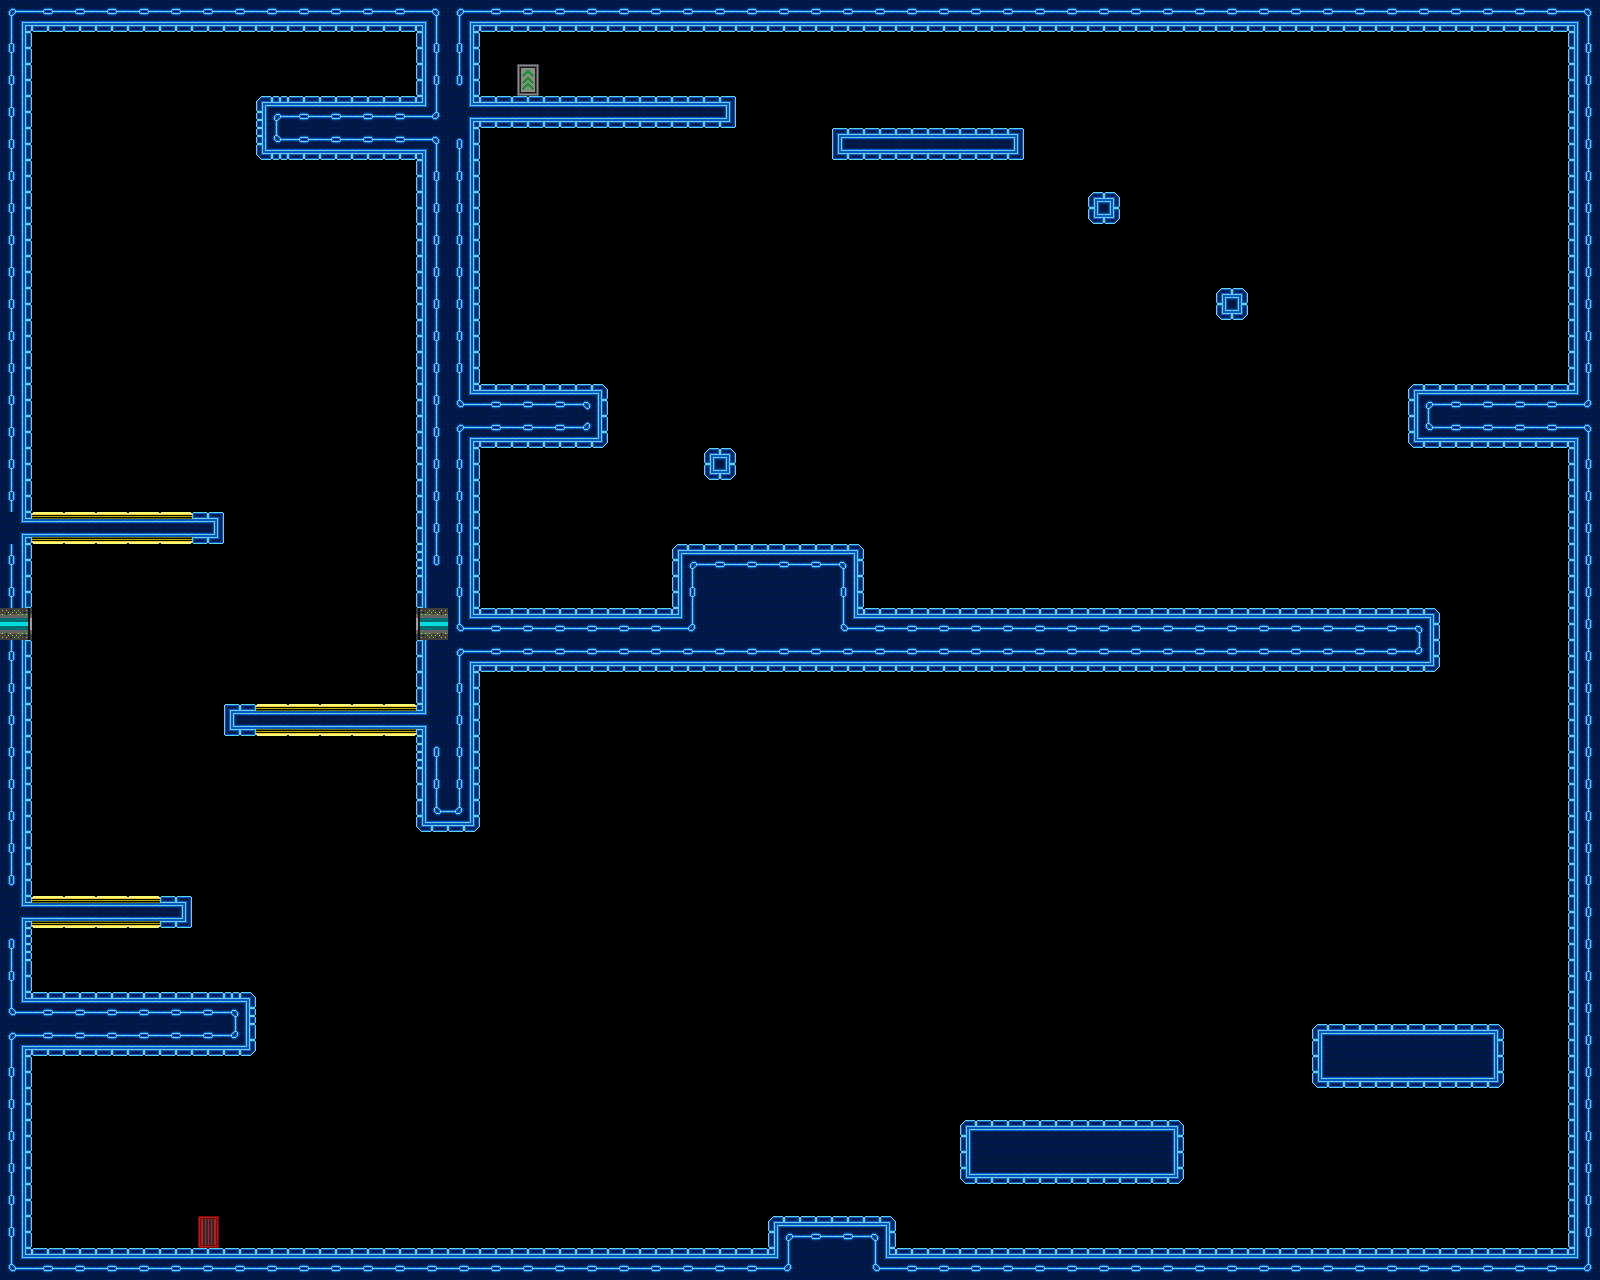

This game map was drawn from its Tiled (.tmx) file and the tilesets committed beside it. A one-line description and the trimmed map source follow:
An orthogonal 50x40 tile map with 32x32 px tiles, 1 tile layer (Livello tile 1), 2 tilesets and 39 objects.

<map version="1.0" orientation="orthogonal" renderorder="right-down" width="50" height="40" tilewidth="32" tileheight="32" nextobjectid="48">
 <tileset firstgid="1" name="Tile" tilewidth="32" tileheight="32" tilecount="117">
  <image source="resources/tiles/TestTile.png" width="416" height="288" />
 </tileset>
 <tileset firstgid="118" name="New_Spritesheet" tilewidth="32" tileheight="32" tilecount="1024">
  <image source="resources/tiles/New_Spritesheet.png" width="1024" height="1024" />
 </tileset>
 <layer name="Livello tile 1" width="50" height="40">
  <data>[2000 cells, 409 non-empty, 42 distinct tile ids]</data>
 </layer>
 <objectgroup name="Triggers" visible="0">
  <properties>
   <property name="ToggleGlitch" value="gravity" />
   <property name="message" value="Messaggio di prova" />
  </properties>
  <object id="1" x="192" y="1216" width="32" height="32">
   <properties>
    <property name="playerEntrance" value="" />
   </properties>
  </object>
  <object id="2" x="32" y="1248" width="1536" height="32">
   <properties>
    <property name="blocker" value="t" />
   </properties>
  </object>
  <object id="3" x="768" y="1216" width="128" height="32">
   <properties>
    <property name="blocker" value="tlr" />
   </properties>
  </object>
  <object id="4" x="960" y="1120" width="224" height="64">
   <properties>
    <property name="blocker" value="tblr" />
   </properties>
  </object>
  <object id="5" x="1312" y="1024" width="192" height="64">
   <properties>
    <property name="blocker" value="tblr" />
   </properties>
  </object>
  <object id="6" x="1088" y="192" width="32" height="32">
   <properties>
    <property name="blocker" value="tblr" />
   </properties>
  </object>
  <object id="7" x="1216" y="288" width="32" height="32">
   <properties>
    <property name="blocker" value="tblr" />
   </properties>
  </object>
  <object id="9" x="832" y="128" width="192" height="32">
   <properties>
    <property name="blocker" value="tblr" />
   </properties>
  </object>
  <object id="10" x="0" y="0" width="32" height="1280">
   <properties>
    <property name="blocker" value="r" />
   </properties>
  </object>
  <object id="11" x="1568" y="0" width="32" height="1280">
   <properties>
    <property name="blocker" value="l" />
   </properties>
  </object>
  <object id="12" x="32" y="0" width="1536" height="32">
   <properties>
    <property name="blocker" value="b" />
   </properties>
  </object>
  <object id="13" x="416" y="32" width="64" height="800">
   <properties>
    <property name="blocker" value="blr" />
   </properties>
  </object>
  <object id="14" x="224" y="704" width="32" height="32">
   <properties>
    <property name="blocker" value="tbl" />
   </properties>
  </object>
  <object id="15" x="192" y="512" width="32" height="32">
   <properties>
    <property name="blocker" value="tbr" />
   </properties>
  </object>
  <object id="16" x="160" y="896" width="32" height="32">
   <properties>
    <property name="blocker" value="tbr" />
   </properties>
  </object>
  <object id="17" x="480" y="96" width="256" height="32">
   <properties>
    <property name="blocker" value="tbr" />
   </properties>
  </object>
  <object id="18" x="1408" y="384" width="160" height="64">
   <properties>
    <property name="PlatReverse" value="" />
    <property name="blocker" value="tbl" />
   </properties>
  </object>
  <object id="19" x="480" y="384" width="128" height="64">
   <properties>
    <property name="PlatReverse" value="" />
    <property name="blocker" value="tbr" />
   </properties>
  </object>
  <object id="20" x="480" y="608" width="960" height="64">
   <properties>
    <property name="blocker" value="tbr" />
   </properties>
  </object>
  <object id="21" x="672" y="544" width="192" height="64">
   <properties>
    <property name="blocker" value="tlr" />
   </properties>
  </object>
  <object id="22" x="256" y="96" width="160" height="64">
   <properties>
    <property name="blocker" value="tbl" />
   </properties>
  </object>
  <object id="23" x="32" y="992" width="224" height="64">
   <properties>
    <property name="PlatReverse" value="" />
    <property name="blocker" value="tbr" />
   </properties>
  </object>
  <object id="24" x="704" y="448" width="32" height="32">
   <properties>
    <property name="blocker" value="tblr" />
   </properties>
  </object>
  <object id="26" x="1152" y="1024" width="32" height="32">
   <properties>
    <property name="PlatSize" value="4" />
    <property name="PlatSpeed" value="200" />
    <property name="Platform" value="h" />
    <property name="id" value="1" />
   </properties>
  </object>
  <object id="28" x="1440" y="992" width="32" height="32">
   <properties>
    <property name="button" value="1" />
    <property name="message" value="The Button has been pressed" />
   </properties>
  </object>
  <object id="30" x="32" y="896" width="128" height="32">
   <properties>
    <property name="bouncy" value="tb" />
    <property name="power" value="1000" />
   </properties>
  </object>
  <object id="31" x="256" y="704" width="160" height="32">
   <properties>
    <property name="bouncy" value="tb" />
    <property name="power" value="1000" />
   </properties>
  </object>
  <object id="32" x="32" y="512" width="160" height="32">
   <properties>
    <property name="bouncy" value="tb" />
    <property name="power" value="1300" />
   </properties>
  </object>
  <object id="33" x="512" y="64" width="32" height="32">
   <properties>
    <property name="playerExit" value="Level2" />
   </properties>
  </object>
  <object id="34" x="288" y="64" width="32" height="32">
   <properties>
    <property name="button" value="2" />
   </properties>
  </object>
  <object id="36" x="1504" y="1024" width="32" height="32">
   <properties>
    <property name="PlatSize" value="2" />
    <property name="PlatSpeed" value="200" />
    <property name="Platform" value="v" />
    <property name="id" value="2" />
   </properties>
  </object>
  <object id="37" x="1536" y="576" width="32" height="32">
   <properties>
    <property name="PlatReverse" value="" />
   </properties>
  </object>
  <object id="39" x="1536" y="1056" width="32" height="32">
   <properties>
    <property name="PlatReverse" value="" />
   </properties>
  </object>
  <object id="40" x="512" y="576" width="32" height="32">
   <properties>
    <property name="button" value="3" />
   </properties>
  </object>
  <object id="42" x="608" y="384" width="32" height="32">
   <properties>
    <property name="PlatSize" value="4" />
    <property name="PlatSpeed" value="200" />
    <property name="Platform" value="h" />
    <property name="id" value="3" />
   </properties>
  </object>
  <object id="43" x="1312" y="1024" width="64" height="32">
   <properties>
    <property name="PlatReverse" value="" />
   </properties>
  </object>
  <object id="45" x="32" y="608" width="384" height="32">
   <properties>
    <property name="Laser" value="5" />
    <property name="id" value="l1" />
   </properties>
  </object>
  <object id="46" x="160" y="864" width="32" height="32">
   <properties>
    <property name="button" value="l1" />
   </properties>
  </object>
  <object id="47" x="320" y="1216" width="32" height="32">
   <properties>
    <property name="ToggleGlitch" value="gravity" />
    <property name="message" value="Messaggio di Prova" />
   </properties>
  </object>
 </objectgroup>
</map>
